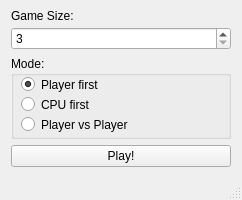
<?xml version="1.0" encoding="UTF-8"?>
<ui version="4.0">
 <class>QTestClass</class>
 <widget class="QMainWindow" name="QTestClass">
  <property name="geometry">
   <rect>
    <x>0</x>
    <y>0</y>
    <width>242</width>
    <height>200</height>
   </rect>
  </property>
  <property name="windowTitle">
   <string>Tic Tac Toe</string>
  </property>
  <widget class="QWidget" name="centralWidget">
   <property name="sizePolicy">
    <sizepolicy hsizetype="Expanding" vsizetype="Expanding">
     <horstretch>0</horstretch>
     <verstretch>0</verstretch>
    </sizepolicy>
   </property>
   <layout class="QGridLayout" name="gridLayout_2">
    <item row="0" column="0">
     <layout class="QGridLayout" name="gridLayout">
      <item row="3" column="0">
       <widget class="QPushButton" name="pushButton">
        <property name="text">
         <string>Play!</string>
        </property>
       </widget>
      </item>
      <item row="1" column="0">
       <widget class="QSpinBox" name="gameSize">
        <property name="minimum">
         <number>3</number>
        </property>
        <property name="maximum">
         <number>50</number>
        </property>
       </widget>
      </item>
      <item row="2" column="0">
       <widget class="QGroupBox" name="groupBox">
        <property name="title">
         <string>Mode:</string>
        </property>
        <widget class="QRadioButton" name="firstPlayer">
         <property name="geometry">
          <rect>
           <x>10</x>
           <y>20</y>
           <width>222</width>
           <height>17</height>
          </rect>
         </property>
         <property name="text">
          <string>Player first</string>
         </property>
         <property name="checked">
          <bool>true</bool>
         </property>
        </widget>
        <widget class="QRadioButton" name="firstCPU">
         <property name="geometry">
          <rect>
           <x>10</x>
           <y>40</y>
           <width>222</width>
           <height>17</height>
          </rect>
         </property>
         <property name="text">
          <string>CPU first</string>
         </property>
        </widget>
        <widget class="QRadioButton" name="pvp">
         <property name="geometry">
          <rect>
           <x>10</x>
           <y>60</y>
           <width>222</width>
           <height>17</height>
          </rect>
         </property>
         <property name="text">
          <string>Player vs Player</string>
         </property>
        </widget>
       </widget>
      </item>
      <item row="0" column="0">
       <widget class="QLabel" name="label">
        <property name="enabled">
         <bool>true</bool>
        </property>
        <property name="sizePolicy">
         <sizepolicy hsizetype="Preferred" vsizetype="Ignored">
          <horstretch>0</horstretch>
          <verstretch>0</verstretch>
         </sizepolicy>
        </property>
        <property name="maximumSize">
         <size>
          <width>16777215</width>
          <height>10</height>
         </size>
        </property>
        <property name="text">
         <string>Game Size:</string>
        </property>
       </widget>
      </item>
     </layout>
    </item>
   </layout>
  </widget>
  <widget class="QStatusBar" name="statusBar"/>
 </widget>
 <layoutdefault spacing="6" margin="11"/>
 <resources>
  <include location="qtest.qrc"/>
 </resources>
 <connections/>
</ui>
